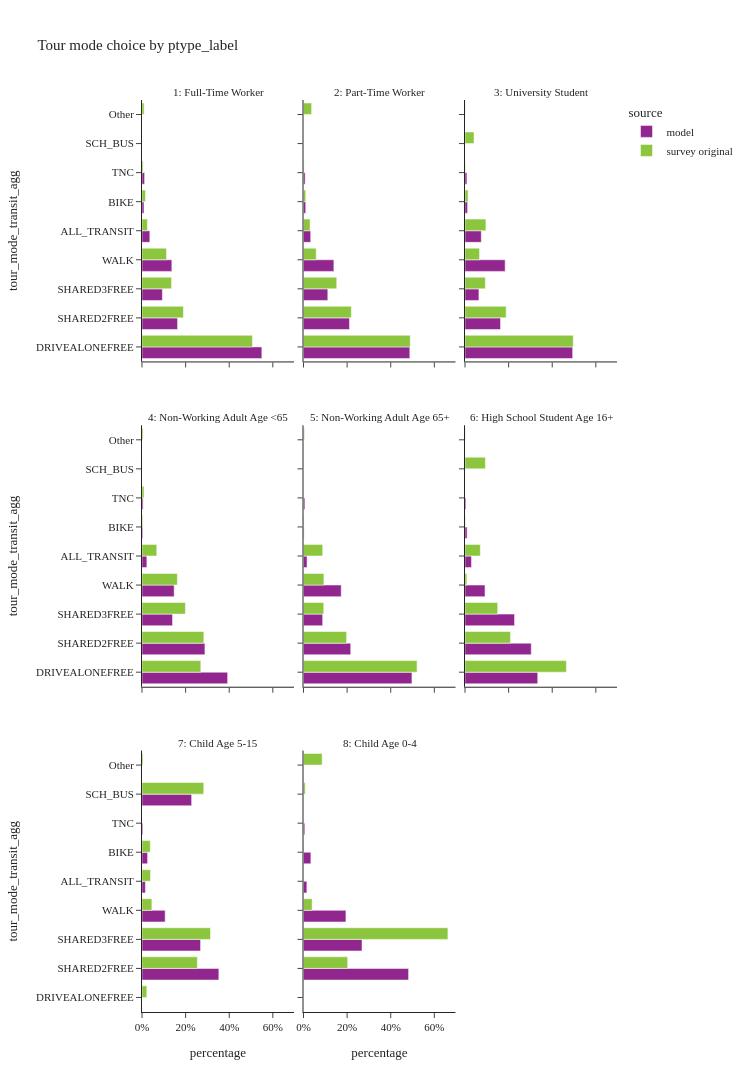
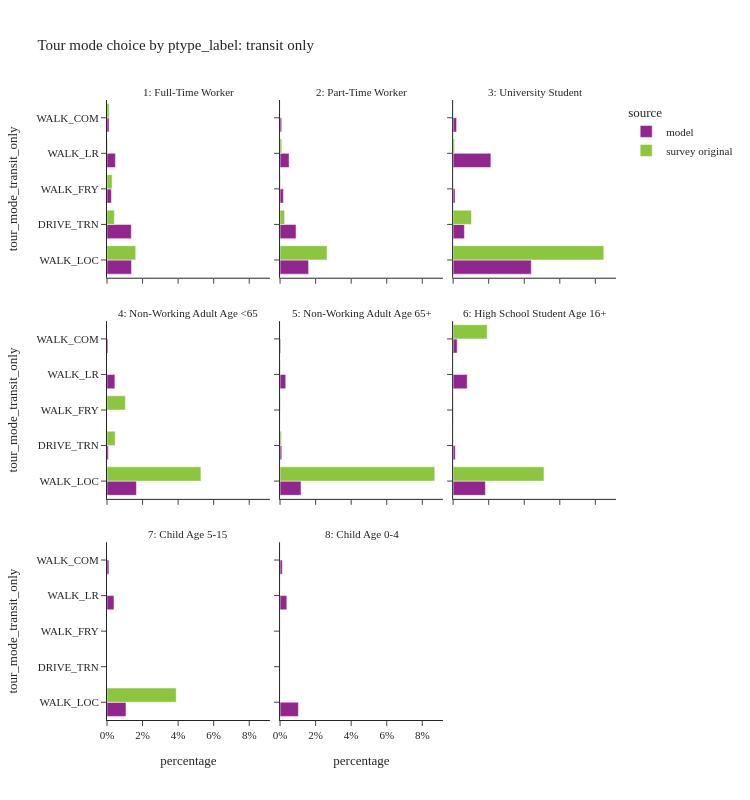

Here is the notebook cell these charts were saved with, in order:
### Code cell
tour_mode_choice_seg(segment_col='ptype_label')

### Figure 1 — Plotly figure (JSON) as saved in the notebook; plotly's stock layout.template omitted (floating-point values rounded to 4 significant figures)
{"data": [{"alignmentgroup": "True", "customdata": [[1326168], [393382], [225491], [330238], [86606], [22053], [28817]], "hovertemplate": "source=model<br>ptype_label=1: Full-Time Worker<br>percentage=%{x}<br>tour_mode_transit_agg=%{y}<br>sample_size=%{customdata[0]}<extra></extra>", "legendgroup": "model", "marker": {"color": "#91268F", "pattern": {"shape": ""}}, "name": "model", "offsetgroup": "model", "orientation": "h", "showlegend": true, "textposition": "auto", "type": "bar", "x": [0.5496, 0.163, 0.09346, 0.1369, 0.0359, 0.00914, 0.01194], "xaxis": "x7", "y": ["DRIVEALONEFREE", "SHARED2FREE", "SHARED3FREE", "WALK", "ALL_TRANSIT", "BIKE", "TNC"], "yaxis": "y7"}, {"alignmentgroup": "True", "customdata": [[224390], [97029], [51309], [64090], [15165], [4723], [3419]], "hovertemplate": "source=model<br>ptype_label=2: Part-Time Worker<br>percentage=%{x}<br>tour_mode_transit_agg=%{y}<br>sample_size=%{customdata[0]}<extra></extra>", "legendgroup": "model", "marker": {"color": "#91268F", "pattern": {"shape": ""}}, "name": "model", "offsetgroup": "model", "orientation": "h", "showlegend": false, "textposition": "auto", "type": "bar", "x": [0.4877, 0.2109, 0.1115, 0.1393, 0.03296, 0.01026, 0.007431], "xaxis": "x8", "y": ["DRIVEALONEFREE", "SHARED2FREE", "SHARED3FREE", "WALK", "ALL_TRANSIT", "BIKE", "TNC"], "yaxis": "y8"}, {"alignmentgroup": "True", "customdata": [[107082], [35337], [13839], [39926], [16178], [2580], [1907]], "hovertemplate": "source=model<br>ptype_label=3: University Student<br>percentage=%{x}<br>tour_mode_transit_agg=%{y}<br>sample_size=%{customdata[0]}<extra></extra>", "legendgroup": "model", "marker": {"color": "#91268F", "pattern": {"shape": ""}}, "name": "model", "offsetgroup": "model", "orientation": "h", "showlegend": false, "textposition": "auto", "type": "bar", "x": [0.4938, 0.163, 0.06382, 0.1841, 0.0746, 0.0119, 0.008794], "xaxis": "x9", "y": ["DRIVEALONEFREE", "SHARED2FREE", "SHARED3FREE", "WALK", "ALL_TRANSIT", "BIKE", "TNC"], "yaxis": "y9"}, {"alignmentgroup": "True", "customdata": [[248418], [182535], [88575], [93289], [14140], [2339], [3253]], "hovertemplate": "source=model<br>ptype_label=4: Non-Working Adult Age <65<br>percentage=%{x}<br>tour_mode_transit_agg=%{y}<br>sample_size=%{customdata[0]}<extra></extra>", "legendgroup": "model", "marker": {"color": "#91268F", "pattern": {"shape": ""}}, "name": "model", "offsetgroup": "model", "orientation": "h", "showlegend": false, "textposition": "auto", "type": "bar", "x": [0.3927, 0.2886, 0.14, 0.1475, 0.02235, 0.003698, 0.005143], "xaxis": "x4", "y": ["DRIVEALONEFREE", "SHARED2FREE", "SHARED3FREE", "WALK", "ALL_TRANSIT", "BIKE", "TNC"], "yaxis": "y4"}, {"alignmentgroup": "True", "customdata": [[254265], [110714], [44924], [88456], [8332], [1368], [3195]], "hovertemplate": "source=model<br>ptype_label=5: Non-Working Adult Age 65+<br>percentage=%{x}<br>tour_mode_transit_agg=%{y}<br>sample_size=%{customdata[0]}<extra></extra>", "legendgroup": "model", "marker": {"color": "#91268F", "pattern": {"shape": ""}}, "name": "model", "offsetgroup": "model", "orientation": "h", "showlegend": false, "textposition": "auto", "type": "bar", "x": [0.4973, 0.2166, 0.08787, 0.173, 0.0163, 0.002676, 0.006249], "xaxis": "x5", "y": ["DRIVEALONEFREE", "SHARED2FREE", "SHARED3FREE", "WALK", "ALL_TRANSIT", "BIKE", "TNC"], "yaxis": "y5"}, {"alignmentgroup": "True", "customdata": [[51909], [47281], [35353], [14290], [4616], [1502], [663]], "hovertemplate": "source=model<br>ptype_label=6: High School Student Age 16+<br>percentage=%{x}<br>tour_mode_transit_agg=%{y}<br>sample_size=%{customdata[0]}<extra></extra>", "legendgroup": "model", "marker": {"color": "#91268F", "pattern": {"shape": ""}}, "name": "model", "offsetgroup": "model", "orientation": "h", "showlegend": false, "textposition": "auto", "type": "bar", "x": [0.3336, 0.3038, 0.2272, 0.09183, 0.02966, 0.009652, 0.004261], "xaxis": "x6", "y": ["DRIVEALONEFREE", "SHARED2FREE", "SHARED3FREE", "WALK", "ALL_TRANSIT", "BIKE", "TNC"], "yaxis": "y6"}, {"alignmentgroup": "True", "customdata": [[172870], [131717], [52095], [7692], [111667], [12531], [1885]], "hovertemplate": "source=model<br>ptype_label=7: Child Age 5-15<br>percentage=%{x}<br>tour_mode_transit_agg=%{y}<br>sample_size=%{customdata[0]}<extra></extra>", "legendgroup": "model", "marker": {"color": "#91268F", "pattern": {"shape": ""}}, "name": "model", "offsetgroup": "model", "orientation": "h", "showlegend": false, "textposition": "auto", "type": "bar", "x": [0.3525, 0.2686, 0.1062, 0.01568, 0.2277, 0.02555, 0.003843], "xaxis": "x", "y": ["SHARED2FREE", "SHARED3FREE", "WALK", "ALL_TRANSIT", "SCH_BUS", "BIKE", "TNC"], "yaxis": "y"}, {"alignmentgroup": "True", "customdata": [[73632], [40982], [29724], [2353], [5158], [903]], "hovertemplate": "source=model<br>ptype_label=8: Child Age 0-4<br>percentage=%{x}<br>tour_mode_transit_agg=%{y}<br>sample_size=%{customdata[0]}<extra></extra>", "legendgroup": "model", "marker": {"color": "#91268F", "pattern": {"shape": ""}}, "name": "model", "offsetgroup": "model", "orientation": "h", "showlegend": false, "textposition": "auto", "type": "bar", "x": [0.482, 0.2683, 0.1946, 0.0154, 0.03377, 0.005912], "xaxis": "x2", "y": ["SHARED2FREE", "SHARED3FREE", "WALK", "ALL_TRANSIT", "BIKE", "TNC"], "yaxis": "y2"}, {"alignmentgroup": "True", "customdata": [[1383], [468], [264], [666], [283], [150], [24], [31]], "hovertemplate": "source=survey original<br>ptype_label=1: Full-Time Worker<br>percentage=%{x}<br>tour_mode_transit_agg=%{y}<br>sample_size=%{customdata[0]}<extra></extra>", "legendgroup": "survey original", "marker": {"color": "#8CC63E", "pattern": {"shape": ""}}, "name": "survey original", "offsetgroup": "survey original", "orientation": "h", "showlegend": true, "textposition": "auto", "type": "bar", "x": [0.5066, 0.1899, 0.1356, 0.1125, 0.02479, 0.01589, 0.004996, 0.009782], "xaxis": "x7", "y": ["DRIVEALONEFREE", "SHARED2FREE", "SHARED3FREE", "WALK", "ALL_TRANSIT", "BIKE", "TNC", "Other"], "yaxis": "y7"}, {"alignmentgroup": "True", "customdata": [[406], [172], [102], [149], [71], [25], [6], [7]], "hovertemplate": "source=survey original<br>ptype_label=2: Part-Time Worker<br>percentage=%{x}<br>tour_mode_transit_agg=%{y}<br>sample_size=%{customdata[0]}<extra></extra>", "legendgroup": "survey original", "marker": {"color": "#8CC63E", "pattern": {"shape": ""}}, "name": "survey original", "offsetgroup": "survey original", "orientation": "h", "showlegend": false, "textposition": "auto", "type": "bar", "x": [0.4897, 0.2194, 0.1524, 0.05832, 0.03019, 0.01027, 0.002593, 0.03721], "xaxis": "x8", "y": ["DRIVEALONEFREE", "SHARED2FREE", "SHARED3FREE", "WALK", "ALL_TRANSIT", "BIKE", "TNC", "Other"], "yaxis": "y8"}, {"alignmentgroup": "True", "customdata": [[94], [45], [15], [86], [54], [8], [12], [3], [3]], "hovertemplate": "source=survey original<br>ptype_label=3: University Student<br>percentage=%{x}<br>tour_mode_transit_agg=%{y}<br>sample_size=%{customdata[0]}<extra></extra>", "legendgroup": "survey original", "marker": {"color": "#8CC63E", "pattern": {"shape": ""}}, "name": "survey original", "offsetgroup": "survey original", "orientation": "h", "showlegend": false, "textposition": "auto", "type": "bar", "x": [0.4966, 0.1887, 0.0935, 0.06661, 0.09591, 0.04135, 0.01406, 0.001991, 0.001281], "xaxis": "x9", "y": ["DRIVEALONEFREE", "SHARED2FREE", "SHARED3FREE", "WALK", "ALL_TRANSIT", "SCH_BUS", "BIKE", "TNC", "Other"], "yaxis": "y9"}, {"alignmentgroup": "True", "customdata": [[274], [184], [119], [186], [55], [1], [18], [6], [14]], "hovertemplate": "source=survey original<br>ptype_label=4: Non-Working Adult Age <65<br>percentage=%{x}<br>tour_mode_transit_agg=%{y}<br>sample_size=%{customdata[0]}<extra></extra>", "legendgroup": "survey original", "marker": {"color": "#8CC63E", "pattern": {"shape": ""}}, "name": "survey original", "offsetgroup": "survey original", "orientation": "h", "showlegend": false, "textposition": "auto", "type": "bar", "x": [0.2697, 0.2836, 0.199, 0.162, 0.06777, 0.0003011, 0.003702, 0.009115, 0.004843], "xaxis": "x4", "y": ["DRIVEALONEFREE", "SHARED2FREE", "SHARED3FREE", "WALK", "ALL_TRANSIT", "SCH_BUS", "BIKE", "TNC", "Other"], "yaxis": "y4"}, {"alignmentgroup": "True", "customdata": [[421], [199], [51], [133], [55], [6], [3], [11]], "hovertemplate": "source=survey original<br>ptype_label=5: Non-Working Adult Age 65+<br>percentage=%{x}<br>tour_mode_transit_agg=%{y}<br>sample_size=%{customdata[0]}<extra></extra>", "legendgroup": "survey original", "marker": {"color": "#8CC63E", "pattern": {"shape": ""}}, "name": "survey original", "offsetgroup": "survey original", "orientation": "h", "showlegend": false, "textposition": "auto", "type": "bar", "x": [0.5209, 0.1977, 0.09287, 0.09354, 0.08811, 0.002421, 0.0001684, 0.004304], "xaxis": "x5", "y": ["DRIVEALONEFREE", "SHARED2FREE", "SHARED3FREE", "WALK", "ALL_TRANSIT", "BIKE", "TNC", "Other"], "yaxis": "y5"}, {"alignmentgroup": "True", "customdata": [[20], [11], [13], [4], [8], [5], [1], [1]], "hovertemplate": "source=survey original<br>ptype_label=6: High School Student Age 16+<br>percentage=%{x}<br>tour_mode_transit_agg=%{y}<br>sample_size=%{customdata[0]}<extra></extra>", "legendgroup": "survey original", "marker": {"color": "#8CC63E", "pattern": {"shape": ""}}, "name": "survey original", "offsetgroup": "survey original", "orientation": "h", "showlegend": false, "textposition": "auto", "type": "bar", "x": [0.465, 0.2085, 0.1499, 0.008607, 0.07029, 0.09364, 0.002005, 0.002005], "xaxis": "x6", "y": ["DRIVEALONEFREE", "SHARED2FREE", "SHARED3FREE", "WALK", "ALL_TRANSIT", "SCH_BUS", "BIKE", "Other"], "yaxis": "y6"}, {"alignmentgroup": "True", "customdata": [[4], [77], [135], [42], [16], [126], [13], [2]], "hovertemplate": "source=survey original<br>ptype_label=7: Child Age 5-15<br>percentage=%{x}<br>tour_mode_transit_agg=%{y}<br>sample_size=%{customdata[0]}<extra></extra>", "legendgroup": "survey original", "marker": {"color": "#8CC63E", "pattern": {"shape": ""}}, "name": "survey original", "offsetgroup": "survey original", "orientation": "h", "showlegend": false, "textposition": "auto", "type": "bar", "x": [0.02207, 0.2539, 0.3141, 0.04522, 0.03892, 0.2833, 0.03808, 0.0044], "xaxis": "x", "y": ["DRIVEALONEFREE", "SHARED2FREE", "SHARED3FREE", "WALK", "ALL_TRANSIT", "SCH_BUS", "BIKE", "Other"], "yaxis": "y"}, {"alignmentgroup": "True", "customdata": [[33], [41], [11], [2], [4], [2]], "hovertemplate": "source=survey original<br>ptype_label=8: Child Age 0-4<br>percentage=%{x}<br>tour_mode_transit_agg=%{y}<br>sample_size=%{customdata[0]}<extra></extra>", "legendgroup": "survey original", "marker": {"color": "#8CC63E", "pattern": {"shape": ""}}, "name": "survey original", "offsetgroup": "survey original", "orientation": "h", "showlegend": false, "textposition": "auto", "type": "bar", "x": [0.2025, 0.6623, 0.0396, 0.007753, 0.002123, 0.08572], "xaxis": "x2", "y": ["SHARED2FREE", "SHARED3FREE", "WALK", "SCH_BUS", "BIKE", "Other"], "yaxis": "y2"}], "layout": {"annotations": [{"font": {}, "showarrow": false, "text": "7: Child Age 5-15", "x": 0.16, "xanchor": "center", "xref": "paper", "y": 0.2867, "yanchor": "bottom", "yref": "paper"}, {"font": {}, "showarrow": false, "text": "8: Child Age 0-4", "x": 0.5, "xanchor": "center", "xref": "paper", "y": 0.2867, "yanchor": "bottom", "yref": "paper"}, {"font": {}, "showarrow": false, "text": "4: Non-Working Adult Age <65", "x": 0.16, "xanchor": "center", "xref": "paper", "y": 0.6433, "yanchor": "bottom", "yref": "paper"}, {"font": {}, "showarrow": false, "text": "5: Non-Working Adult Age 65+", "x": 0.5, "xanchor": "center", "xref": "paper", "y": 0.6433, "yanchor": "bottom", "yref": "paper"}, {"font": {}, "showarrow": false, "text": "6: High School Student Age 16+", "x": 0.84, "xanchor": "center", "xref": "paper", "y": 0.6433, "yanchor": "bottom", "yref": "paper"}, {"font": {}, "showarrow": false, "text": "1: Full-Time Worker", "x": 0.16, "xanchor": "center", "xref": "paper", "y": 1.0, "yanchor": "bottom", "yref": "paper"}, {"font": {}, "showarrow": false, "text": "2: Part-Time Worker", "x": 0.5, "xanchor": "center", "xref": "paper", "y": 1.0, "yanchor": "bottom", "yref": "paper"}, {"font": {}, "showarrow": false, "text": "3: University Student", "x": 0.84, "xanchor": "center", "xref": "paper", "y": 1.0, "yanchor": "bottom", "yref": "paper"}], "barmode": "group", "height": 1200, "legend": {"title": {"text": "source"}, "tracegroupgap": 0}, "title": {"text": "Tour mode choice by ptype_label"}, "width": 750, "xaxis": {"anchor": "y", "domain": [0.0, 0.32], "tickformat": ".0%", "title": {"text": "percentage"}}, "xaxis2": {"anchor": "y2", "domain": [0.34, 0.66], "matches": "x", "tickformat": ".0%", "title": {"text": "percentage"}}, "xaxis3": {"anchor": "y3", "domain": [0.68, 1.0], "matches": "x", "tickformat": ".0%", "title": {"text": "percentage"}}, "xaxis4": {"anchor": "y4", "domain": [0.0, 0.32], "matches": "x", "showticklabels": false, "tickformat": ".0%"}, "xaxis5": {"anchor": "y5", "domain": [0.34, 0.66], "matches": "x", "showticklabels": false, "tickformat": ".0%"}, "xaxis6": {"anchor": "y6", "domain": [0.68, 1.0], "matches": "x", "showticklabels": false, "tickformat": ".0%"}, "xaxis7": {"anchor": "y7", "domain": [0.0, 0.32], "matches": "x", "showticklabels": false, "tickformat": ".0%"}, "xaxis8": {"anchor": "y8", "domain": [0.34, 0.66], "matches": "x", "showticklabels": false, "tickformat": ".0%"}, "xaxis9": {"anchor": "y9", "domain": [0.68, 1.0], "matches": "x", "showticklabels": false, "tickformat": ".0%"}, "yaxis": {"anchor": "x", "domain": [0.0, 0.2867], "title": {"text": "tour_mode_transit_agg"}}, "yaxis2": {"anchor": "x2", "domain": [0.0, 0.2867], "matches": "y", "showticklabels": false}, "yaxis3": {"anchor": "x3", "domain": [0.0, 0.2867], "matches": "y", "showticklabels": false}, "yaxis4": {"anchor": "x4", "domain": [0.3567, 0.6433], "matches": "y", "title": {"text": "tour_mode_transit_agg"}}, "yaxis5": {"anchor": "x5", "domain": [0.3567, 0.6433], "matches": "y", "showticklabels": false}, "yaxis6": {"anchor": "x6", "domain": [0.3567, 0.6433], "matches": "y", "showticklabels": false}, "yaxis7": {"anchor": "x7", "domain": [0.7133, 1.0], "matches": "y", "title": {"text": "tour_mode_transit_agg"}}, "yaxis8": {"anchor": "x8", "domain": [0.7133, 1.0], "matches": "y", "showticklabels": false}, "yaxis9": {"anchor": "x9", "domain": [0.7133, 1.0], "matches": "y", "showticklabels": false}}}

### Figure 2 — Plotly figure (JSON) as saved in the notebook; plotly's stock layout.template omitted (floating-point values rounded to 4 significant figures)
{"data": [{"alignmentgroup": "True", "customdata": [[33308], [32977], [6017], [11430], [2874]], "hovertemplate": "source=model<br>ptype_label=1: Full-Time Worker<br>percentage=%{x}<br>tour_mode_transit_only=%{y}<br>sample_size=%{customdata[0]}<extra></extra>", "legendgroup": "model", "marker": {"color": "#91268F", "pattern": {"shape": ""}}, "name": "model", "offsetgroup": "model", "orientation": "h", "showlegend": true, "textposition": "auto", "type": "bar", "x": [0.0138, 0.01367, 0.002494, 0.004737, 0.001191], "xaxis": "x7", "y": ["WALK_LOC", "DRIVE_TRN", "WALK_FRY", "WALK_LR", "WALK_COM"], "yaxis": "y7"}, {"alignmentgroup": "True", "customdata": [[7393], [4133], [871], [2349], [419]], "hovertemplate": "source=model<br>ptype_label=2: Part-Time Worker<br>percentage=%{x}<br>tour_mode_transit_only=%{y}<br>sample_size=%{customdata[0]}<extra></extra>", "legendgroup": "model", "marker": {"color": "#91268F", "pattern": {"shape": ""}}, "name": "model", "offsetgroup": "model", "orientation": "h", "showlegend": false, "textposition": "auto", "type": "bar", "x": [0.01607, 0.008982, 0.001893, 0.005105, 0.0009106], "xaxis": "x8", "y": ["WALK_LOC", "DRIVE_TRN", "WALK_FRY", "WALK_LR", "WALK_COM"], "yaxis": "y8"}, {"alignmentgroup": "True", "customdata": [[9532], [1376], [239], [4606], [425]], "hovertemplate": "source=model<br>ptype_label=3: University Student<br>percentage=%{x}<br>tour_mode_transit_only=%{y}<br>sample_size=%{customdata[0]}<extra></extra>", "legendgroup": "model", "marker": {"color": "#91268F", "pattern": {"shape": ""}}, "name": "model", "offsetgroup": "model", "orientation": "h", "showlegend": false, "textposition": "auto", "type": "bar", "x": [0.04396, 0.006345, 0.001102, 0.02124, 0.00196], "xaxis": "x9", "y": ["WALK_LOC", "DRIVE_TRN", "WALK_FRY", "WALK_LR", "WALK_COM"], "yaxis": "y9"}, {"alignmentgroup": "True", "customdata": [[10472], [515], [2807], [346]], "hovertemplate": "source=model<br>ptype_label=4: Non-Working Adult Age <65<br>percentage=%{x}<br>tour_mode_transit_only=%{y}<br>sample_size=%{customdata[0]}<extra></extra>", "legendgroup": "model", "marker": {"color": "#91268F", "pattern": {"shape": ""}}, "name": "model", "offsetgroup": "model", "orientation": "h", "showlegend": false, "textposition": "auto", "type": "bar", "x": [0.01656, 0.0008142, 0.004438, 0.000547], "xaxis": "x4", "y": ["WALK_LOC", "DRIVE_TRN", "WALK_LR", "WALK_COM"], "yaxis": "y4"}, {"alignmentgroup": "True", "customdata": [[6032], [488], [4], [1631], [177]], "hovertemplate": "source=model<br>ptype_label=5: Non-Working Adult Age 65+<br>percentage=%{x}<br>tour_mode_transit_only=%{y}<br>sample_size=%{customdata[0]}<extra></extra>", "legendgroup": "model", "marker": {"color": "#91268F", "pattern": {"shape": ""}}, "name": "model", "offsetgroup": "model", "orientation": "h", "showlegend": false, "textposition": "auto", "type": "bar", "x": [0.0118, 0.0009545, 7.824e-06, 0.00319, 0.0003462], "xaxis": "x5", "y": ["WALK_LOC", "DRIVE_TRN", "WALK_FRY", "WALK_LR", "WALK_COM"], "yaxis": "y5"}, {"alignmentgroup": "True", "customdata": [[2825], [190], [10], [1235], [356]], "hovertemplate": "source=model<br>ptype_label=6: High School Student Age 16+<br>percentage=%{x}<br>tour_mode_transit_only=%{y}<br>sample_size=%{customdata[0]}<extra></extra>", "legendgroup": "model", "marker": {"color": "#91268F", "pattern": {"shape": ""}}, "name": "model", "offsetgroup": "model", "orientation": "h", "showlegend": false, "textposition": "auto", "type": "bar", "x": [0.01815, 0.001221, 6.426e-05, 0.007936, 0.002288], "xaxis": "x6", "y": ["WALK_LOC", "DRIVE_TRN", "WALK_FRY", "WALK_LR", "WALK_COM"], "yaxis": "y6"}, {"alignmentgroup": "True", "customdata": [[5235], [1926], [531]], "hovertemplate": "source=model<br>ptype_label=7: Child Age 5-15<br>percentage=%{x}<br>tour_mode_transit_only=%{y}<br>sample_size=%{customdata[0]}<extra></extra>", "legendgroup": "model", "marker": {"color": "#91268F", "pattern": {"shape": ""}}, "name": "model", "offsetgroup": "model", "orientation": "h", "showlegend": false, "textposition": "auto", "type": "bar", "x": [0.01067, 0.003927, 0.001083], "xaxis": "x", "y": ["WALK_LOC", "WALK_LR", "WALK_COM"], "yaxis": "y"}, {"alignmentgroup": "True", "customdata": [[1576], [2], [581], [194]], "hovertemplate": "source=model<br>ptype_label=8: Child Age 0-4<br>percentage=%{x}<br>tour_mode_transit_only=%{y}<br>sample_size=%{customdata[0]}<extra></extra>", "legendgroup": "model", "marker": {"color": "#91268F", "pattern": {"shape": ""}}, "name": "model", "offsetgroup": "model", "orientation": "h", "showlegend": false, "textposition": "auto", "type": "bar", "x": [0.01032, 1.309e-05, 0.003804, 0.00127], "xaxis": "x2", "y": ["WALK_LOC", "WALK_FRY", "WALK_LR", "WALK_COM"], "yaxis": "y2"}, {"alignmentgroup": "True", "customdata": [[239], [19], [8], [14], [3]], "hovertemplate": "source=survey original<br>ptype_label=1: Full-Time Worker<br>percentage=%{x}<br>tour_mode_transit_only=%{y}<br>sample_size=%{customdata[0]}<extra></extra>", "legendgroup": "survey original", "marker": {"color": "#8CC63E", "pattern": {"shape": ""}}, "name": "survey original", "offsetgroup": "survey original", "orientation": "h", "showlegend": true, "textposition": "auto", "type": "bar", "x": [0.01616, 0.004135, 0.002855, 0.0003816, 0.001254], "xaxis": "x7", "y": ["WALK_LOC", "DRIVE_TRN", "WALK_FRY", "WALK_LR", "WALK_COM"], "yaxis": "y7"}, {"alignmentgroup": "True", "customdata": [[63], [3], [1], [3], [1]], "hovertemplate": "source=survey original<br>ptype_label=2: Part-Time Worker<br>percentage=%{x}<br>tour_mode_transit_only=%{y}<br>sample_size=%{customdata[0]}<extra></extra>", "legendgroup": "survey original", "marker": {"color": "#8CC63E", "pattern": {"shape": ""}}, "name": "survey original", "offsetgroup": "survey original", "orientation": "h", "showlegend": false, "textposition": "auto", "type": "bar", "x": [0.02645, 0.002541, 0.0002243, 0.0009677, 0.0], "xaxis": "x8", "y": ["WALK_LOC", "DRIVE_TRN", "WALK_FRY", "WALK_LR", "WALK_COM"], "yaxis": "y8"}, {"alignmentgroup": "True", "customdata": [[48], [3], [3]], "hovertemplate": "source=survey original<br>ptype_label=3: University Student<br>percentage=%{x}<br>tour_mode_transit_only=%{y}<br>sample_size=%{customdata[0]}<extra></extra>", "legendgroup": "survey original", "marker": {"color": "#8CC63E", "pattern": {"shape": ""}}, "name": "survey original", "offsetgroup": "survey original", "orientation": "h", "showlegend": false, "textposition": "auto", "type": "bar", "x": [0.08476, 0.01034, 0.0008087], "xaxis": "x9", "y": ["WALK_LOC", "DRIVE_TRN", "WALK_LR"], "yaxis": "y9"}, {"alignmentgroup": "True", "customdata": [[50], [4], [1]], "hovertemplate": "source=survey original<br>ptype_label=4: Non-Working Adult Age <65<br>percentage=%{x}<br>tour_mode_transit_only=%{y}<br>sample_size=%{customdata[0]}<extra></extra>", "legendgroup": "survey original", "marker": {"color": "#8CC63E", "pattern": {"shape": ""}}, "name": "survey original", "offsetgroup": "survey original", "orientation": "h", "showlegend": false, "textposition": "auto", "type": "bar", "x": [0.05282, 0.00463, 0.01032], "xaxis": "x4", "y": ["WALK_LOC", "DRIVE_TRN", "WALK_FRY"], "yaxis": "y4"}, {"alignmentgroup": "True", "customdata": [[48], [4], [1], [2]], "hovertemplate": "source=survey original<br>ptype_label=5: Non-Working Adult Age 65+<br>percentage=%{x}<br>tour_mode_transit_only=%{y}<br>sample_size=%{customdata[0]}<extra></extra>", "legendgroup": "survey original", "marker": {"color": "#8CC63E", "pattern": {"shape": ""}}, "name": "survey original", "offsetgroup": "survey original", "orientation": "h", "showlegend": false, "textposition": "auto", "type": "bar", "x": [0.08703, 0.0007528, 0.0001854, 0.0001384], "xaxis": "x5", "y": ["WALK_LOC", "DRIVE_TRN", "WALK_FRY", "WALK_LR"], "yaxis": "y5"}, {"alignmentgroup": "True", "customdata": [[7], [1]], "hovertemplate": "source=survey original<br>ptype_label=6: High School Student Age 16+<br>percentage=%{x}<br>tour_mode_transit_only=%{y}<br>sample_size=%{customdata[0]}<extra></extra>", "legendgroup": "survey original", "marker": {"color": "#8CC63E", "pattern": {"shape": ""}}, "name": "survey original", "offsetgroup": "survey original", "orientation": "h", "showlegend": false, "textposition": "auto", "type": "bar", "x": [0.0511, 0.01919], "xaxis": "x6", "y": ["WALK_LOC", "WALK_COM"], "yaxis": "y6"}, {"alignmentgroup": "True", "customdata": [[16]], "hovertemplate": "source=survey original<br>ptype_label=7: Child Age 5-15<br>percentage=%{x}<br>tour_mode_transit_only=%{y}<br>sample_size=%{customdata[0]}<extra></extra>", "legendgroup": "survey original", "marker": {"color": "#8CC63E", "pattern": {"shape": ""}}, "name": "survey original", "offsetgroup": "survey original", "orientation": "h", "showlegend": false, "textposition": "auto", "type": "bar", "x": [0.03892], "xaxis": "x", "y": ["WALK_LOC"], "yaxis": "y"}], "layout": {"annotations": [{"font": {}, "showarrow": false, "text": "7: Child Age 5-15", "x": 0.16, "xanchor": "center", "xref": "paper", "y": 0.2867, "yanchor": "bottom", "yref": "paper"}, {"font": {}, "showarrow": false, "text": "8: Child Age 0-4", "x": 0.5, "xanchor": "center", "xref": "paper", "y": 0.2867, "yanchor": "bottom", "yref": "paper"}, {"font": {}, "showarrow": false, "text": "4: Non-Working Adult Age <65", "x": 0.16, "xanchor": "center", "xref": "paper", "y": 0.6433, "yanchor": "bottom", "yref": "paper"}, {"font": {}, "showarrow": false, "text": "5: Non-Working Adult Age 65+", "x": 0.5, "xanchor": "center", "xref": "paper", "y": 0.6433, "yanchor": "bottom", "yref": "paper"}, {"font": {}, "showarrow": false, "text": "6: High School Student Age 16+", "x": 0.84, "xanchor": "center", "xref": "paper", "y": 0.6433, "yanchor": "bottom", "yref": "paper"}, {"font": {}, "showarrow": false, "text": "1: Full-Time Worker", "x": 0.16, "xanchor": "center", "xref": "paper", "y": 1.0, "yanchor": "bottom", "yref": "paper"}, {"font": {}, "showarrow": false, "text": "2: Part-Time Worker", "x": 0.5, "xanchor": "center", "xref": "paper", "y": 1.0, "yanchor": "bottom", "yref": "paper"}, {"font": {}, "showarrow": false, "text": "3: University Student", "x": 0.84, "xanchor": "center", "xref": "paper", "y": 1.0, "yanchor": "bottom", "yref": "paper"}], "barmode": "group", "height": 800, "legend": {"title": {"text": "source"}, "tracegroupgap": 0}, "title": {"text": "Tour mode choice by ptype_label: transit only"}, "width": 750, "xaxis": {"anchor": "y", "domain": [0.0, 0.32], "tickformat": ".0%", "title": {"text": "percentage"}}, "xaxis2": {"anchor": "y2", "domain": [0.34, 0.66], "matches": "x", "tickformat": ".0%", "title": {"text": "percentage"}}, "xaxis3": {"anchor": "y3", "domain": [0.68, 1.0], "matches": "x", "tickformat": ".0%", "title": {"text": "percentage"}}, "xaxis4": {"anchor": "y4", "domain": [0.0, 0.32], "matches": "x", "showticklabels": false, "tickformat": ".0%"}, "xaxis5": {"anchor": "y5", "domain": [0.34, 0.66], "matches": "x", "showticklabels": false, "tickformat": ".0%"}, "xaxis6": {"anchor": "y6", "domain": [0.68, 1.0], "matches": "x", "showticklabels": false, "tickformat": ".0%"}, "xaxis7": {"anchor": "y7", "domain": [0.0, 0.32], "matches": "x", "showticklabels": false, "tickformat": ".0%"}, "xaxis8": {"anchor": "y8", "domain": [0.34, 0.66], "matches": "x", "showticklabels": false, "tickformat": ".0%"}, "xaxis9": {"anchor": "y9", "domain": [0.68, 1.0], "matches": "x", "showticklabels": false, "tickformat": ".0%"}, "yaxis": {"anchor": "x", "domain": [0.0, 0.2867], "title": {"text": "tour_mode_transit_only"}}, "yaxis2": {"anchor": "x2", "domain": [0.0, 0.2867], "matches": "y", "showticklabels": false}, "yaxis3": {"anchor": "x3", "domain": [0.0, 0.2867], "matches": "y", "showticklabels": false}, "yaxis4": {"anchor": "x4", "domain": [0.3567, 0.6433], "matches": "y", "title": {"text": "tour_mode_transit_only"}}, "yaxis5": {"anchor": "x5", "domain": [0.3567, 0.6433], "matches": "y", "showticklabels": false}, "yaxis6": {"anchor": "x6", "domain": [0.3567, 0.6433], "matches": "y", "showticklabels": false}, "yaxis7": {"anchor": "x7", "domain": [0.7133, 1.0], "matches": "y", "title": {"text": "tour_mode_transit_only"}}, "yaxis8": {"anchor": "x8", "domain": [0.7133, 1.0], "matches": "y", "showticklabels": false}, "yaxis9": {"anchor": "x9", "domain": [0.7133, 1.0], "matches": "y", "showticklabels": false}}}
